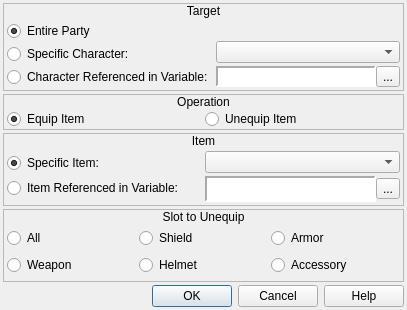
<?xml version="1.0" encoding="UTF-8"?>
<ui version="4.0">
 <class>ConfigureEvent_ChangeEquippedItems</class>
 <widget class="QDialog" name="ConfigureEvent_ChangeEquippedItems">
  <property name="geometry">
   <rect>
    <x>0</x>
    <y>0</y>
    <width>407</width>
    <height>310</height>
   </rect>
  </property>
  <property name="windowTitle">
   <string>Change Equipped Items</string>
  </property>
  <property name="windowIcon">
   <iconset resource="gui_icons.qrc">
    <normaloff>:/icons/openrpgmaker.png</normaloff>:/icons/openrpgmaker.png</iconset>
  </property>
  <property name="styleSheet">
   <string notr="true">.QFrame
{
	border-width: 1px;
	border-style: solid;
	border-color: palette(window-text);
}

.QFrame&gt;QLabel
{
	border-width: 0px;
	background-color: palette(window-text);
	color: palette(window);
	font-weight: bold;
}

.QFrame&gt;QCheckBox
{
	background-color: palette(window-text);
	border-width: 0px;
	border-style: none;
	color: palette(window);
	spacing: 3px;
	font-weight: bold;
	padding: 0px 0px 0px 3px;
}

.QFrame&gt;QCheckBox::indicator
{
	min-width: 8px;
	max-width: 8px;
	min-height: 8px;
	max-height: 8px;
	width: 8px;
	height: 8px;
	border-width: 2px;
	border-radius: 0px;
	border-style: ridge;
	border-color: palette(mid);
}

.QFrame&gt;QCheckBox::indicator:unchecked
{
	background-color: palette(base);
}

.QFrame&gt;QCheckBox::indicator:checked
{
	background-color: palette(window-text);
}

.QFrame&gt;QCheckBox::indicator:hover
{
	border-color: palette(highlight);
}</string>
  </property>
  <layout class="QVBoxLayout" name="verticalLayout_12">
   <property name="spacing">
    <number>3</number>
   </property>
   <property name="margin">
    <number>3</number>
   </property>
   <item>
    <widget class="QFrame" name="frame">
     <property name="sizePolicy">
      <sizepolicy hsizetype="Preferred" vsizetype="Fixed">
       <horstretch>0</horstretch>
       <verstretch>0</verstretch>
      </sizepolicy>
     </property>
     <property name="frameShape">
      <enum>QFrame::StyledPanel</enum>
     </property>
     <property name="frameShadow">
      <enum>QFrame::Raised</enum>
     </property>
     <layout class="QVBoxLayout" name="verticalLayout">
      <property name="spacing">
       <number>0</number>
      </property>
      <property name="margin">
       <number>0</number>
      </property>
      <item>
       <widget class="QLabel" name="label">
        <property name="sizePolicy">
         <sizepolicy hsizetype="Preferred" vsizetype="Fixed">
          <horstretch>0</horstretch>
          <verstretch>0</verstretch>
         </sizepolicy>
        </property>
        <property name="text">
         <string>Target</string>
        </property>
        <property name="alignment">
         <set>Qt::AlignCenter</set>
        </property>
       </widget>
      </item>
      <item>
       <widget class="QWidget" name="widget" native="true">
        <layout class="QHBoxLayout" name="horizontalLayout">
         <property name="spacing">
          <number>3</number>
         </property>
         <property name="margin">
          <number>3</number>
         </property>
         <item>
          <widget class="QWidget" name="widget_11" native="true">
           <layout class="QVBoxLayout" name="verticalLayout_2">
            <property name="spacing">
             <number>3</number>
            </property>
            <property name="margin">
             <number>0</number>
            </property>
            <item>
             <widget class="QRadioButton" name="rbEntireParty">
              <property name="text">
               <string>Entire Party</string>
              </property>
              <property name="checked">
               <bool>true</bool>
              </property>
             </widget>
            </item>
            <item>
             <widget class="QRadioButton" name="rbSpecificCharacter">
              <property name="text">
               <string>Specific Character:</string>
              </property>
             </widget>
            </item>
            <item>
             <widget class="QRadioButton" name="rbReferencedCharacter">
              <property name="text">
               <string>Character Referenced in Variable:</string>
              </property>
             </widget>
            </item>
           </layout>
          </widget>
         </item>
         <item>
          <widget class="QWidget" name="widget_2" native="true">
           <layout class="QVBoxLayout" name="verticalLayout_3">
            <property name="spacing">
             <number>3</number>
            </property>
            <property name="margin">
             <number>0</number>
            </property>
            <item>
             <widget class="QWidget" name="widget_3" native="true"/>
            </item>
            <item>
             <widget class="QComboBox" name="cboxCharacters"/>
            </item>
            <item>
             <widget class="QWidget" name="wCharacterVariable" native="true">
              <layout class="QHBoxLayout" name="horizontalLayout_36">
               <property name="spacing">
                <number>0</number>
               </property>
               <property name="margin">
                <number>0</number>
               </property>
               <item>
                <widget class="QLabel" name="lblCharacterVariable">
                 <property name="sizePolicy">
                  <sizepolicy hsizetype="Preferred" vsizetype="Preferred">
                   <horstretch>0</horstretch>
                   <verstretch>0</verstretch>
                  </sizepolicy>
                 </property>
                 <property name="minimumSize">
                  <size>
                   <width>150</width>
                   <height>0</height>
                  </size>
                 </property>
                 <property name="font">
                  <font>
                   <family>Monospace</family>
                  </font>
                 </property>
                 <property name="styleSheet">
                  <string notr="true">background-color: palette(base);</string>
                 </property>
                 <property name="frameShape">
                  <enum>QFrame::Panel</enum>
                 </property>
                 <property name="frameShadow">
                  <enum>QFrame::Sunken</enum>
                 </property>
                 <property name="lineWidth">
                  <number>2</number>
                 </property>
                 <property name="text">
                  <string/>
                 </property>
                </widget>
               </item>
               <item>
                <widget class="QToolButton" name="bBrowseCharacterVariables">
                 <property name="text">
                  <string>...</string>
                 </property>
                 <property name="icon">
                  <iconset resource="gui_icons.qrc">
                   <normaloff>:/icons/fileopen.png</normaloff>:/icons/fileopen.png</iconset>
                 </property>
                </widget>
               </item>
              </layout>
             </widget>
            </item>
           </layout>
          </widget>
         </item>
        </layout>
       </widget>
      </item>
     </layout>
    </widget>
   </item>
   <item>
    <widget class="QFrame" name="frame_3">
     <property name="sizePolicy">
      <sizepolicy hsizetype="Preferred" vsizetype="Fixed">
       <horstretch>0</horstretch>
       <verstretch>0</verstretch>
      </sizepolicy>
     </property>
     <property name="frameShape">
      <enum>QFrame::StyledPanel</enum>
     </property>
     <property name="frameShadow">
      <enum>QFrame::Raised</enum>
     </property>
     <layout class="QVBoxLayout" name="verticalLayout_8">
      <property name="spacing">
       <number>0</number>
      </property>
      <property name="margin">
       <number>0</number>
      </property>
      <item>
       <widget class="QLabel" name="label_3">
        <property name="sizePolicy">
         <sizepolicy hsizetype="Preferred" vsizetype="Fixed">
          <horstretch>0</horstretch>
          <verstretch>0</verstretch>
         </sizepolicy>
        </property>
        <property name="text">
         <string>Operation</string>
        </property>
        <property name="alignment">
         <set>Qt::AlignCenter</set>
        </property>
       </widget>
      </item>
      <item>
       <widget class="QWidget" name="widget_5" native="true">
        <layout class="QHBoxLayout" name="horizontalLayout_3">
         <property name="spacing">
          <number>3</number>
         </property>
         <property name="leftMargin">
          <number>3</number>
         </property>
         <property name="topMargin">
          <number>0</number>
         </property>
         <property name="rightMargin">
          <number>3</number>
         </property>
         <property name="bottomMargin">
          <number>0</number>
         </property>
         <item>
          <widget class="QRadioButton" name="rbEquipItem">
           <property name="text">
            <string>Equip Item</string>
           </property>
           <property name="checked">
            <bool>true</bool>
           </property>
          </widget>
         </item>
         <item>
          <widget class="QRadioButton" name="rbUnequipItem">
           <property name="text">
            <string>Unequip Item</string>
           </property>
          </widget>
         </item>
        </layout>
       </widget>
      </item>
     </layout>
    </widget>
   </item>
   <item>
    <widget class="QFrame" name="frmItem">
     <property name="frameShape">
      <enum>QFrame::StyledPanel</enum>
     </property>
     <property name="frameShadow">
      <enum>QFrame::Raised</enum>
     </property>
     <layout class="QVBoxLayout" name="verticalLayout_4">
      <property name="spacing">
       <number>0</number>
      </property>
      <property name="margin">
       <number>0</number>
      </property>
      <item>
       <widget class="QLabel" name="label_2">
        <property name="sizePolicy">
         <sizepolicy hsizetype="Preferred" vsizetype="Fixed">
          <horstretch>0</horstretch>
          <verstretch>0</verstretch>
         </sizepolicy>
        </property>
        <property name="text">
         <string>Item</string>
        </property>
        <property name="alignment">
         <set>Qt::AlignCenter</set>
        </property>
       </widget>
      </item>
      <item>
       <widget class="QWidget" name="widget_4" native="true">
        <layout class="QHBoxLayout" name="horizontalLayout_2">
         <property name="spacing">
          <number>3</number>
         </property>
         <property name="margin">
          <number>3</number>
         </property>
         <item>
          <widget class="QWidget" name="widget_15" native="true">
           <layout class="QVBoxLayout" name="verticalLayout_5">
            <property name="spacing">
             <number>3</number>
            </property>
            <property name="margin">
             <number>0</number>
            </property>
            <item>
             <widget class="QRadioButton" name="rbSpecificItem">
              <property name="sizePolicy">
               <sizepolicy hsizetype="Fixed" vsizetype="Fixed">
                <horstretch>0</horstretch>
                <verstretch>0</verstretch>
               </sizepolicy>
              </property>
              <property name="text">
               <string>Specific Item:</string>
              </property>
              <property name="checked">
               <bool>true</bool>
              </property>
             </widget>
            </item>
            <item>
             <widget class="QRadioButton" name="rbReferencedItem">
              <property name="sizePolicy">
               <sizepolicy hsizetype="Fixed" vsizetype="Fixed">
                <horstretch>0</horstretch>
                <verstretch>0</verstretch>
               </sizepolicy>
              </property>
              <property name="text">
               <string>Item Referenced in Variable:</string>
              </property>
             </widget>
            </item>
           </layout>
          </widget>
         </item>
         <item>
          <widget class="QWidget" name="widget_12" native="true">
           <layout class="QVBoxLayout" name="verticalLayout_6">
            <property name="spacing">
             <number>3</number>
            </property>
            <property name="margin">
             <number>0</number>
            </property>
            <item>
             <widget class="QComboBox" name="cboxItems"/>
            </item>
            <item>
             <widget class="QWidget" name="wItemVariable" native="true">
              <layout class="QHBoxLayout" name="horizontalLayout_37">
               <property name="spacing">
                <number>0</number>
               </property>
               <property name="margin">
                <number>0</number>
               </property>
               <item>
                <widget class="QLabel" name="lblItemVariable">
                 <property name="sizePolicy">
                  <sizepolicy hsizetype="Preferred" vsizetype="Preferred">
                   <horstretch>0</horstretch>
                   <verstretch>0</verstretch>
                  </sizepolicy>
                 </property>
                 <property name="minimumSize">
                  <size>
                   <width>150</width>
                   <height>0</height>
                  </size>
                 </property>
                 <property name="font">
                  <font>
                   <family>Monospace</family>
                  </font>
                 </property>
                 <property name="styleSheet">
                  <string notr="true">background-color: palette(base);</string>
                 </property>
                 <property name="frameShape">
                  <enum>QFrame::Panel</enum>
                 </property>
                 <property name="frameShadow">
                  <enum>QFrame::Sunken</enum>
                 </property>
                 <property name="lineWidth">
                  <number>2</number>
                 </property>
                 <property name="text">
                  <string/>
                 </property>
                </widget>
               </item>
               <item>
                <widget class="QToolButton" name="bBrowseItemVariables">
                 <property name="text">
                  <string>...</string>
                 </property>
                 <property name="icon">
                  <iconset resource="gui_icons.qrc">
                   <normaloff>:/icons/fileopen.png</normaloff>:/icons/fileopen.png</iconset>
                 </property>
                </widget>
               </item>
              </layout>
             </widget>
            </item>
           </layout>
          </widget>
         </item>
        </layout>
       </widget>
      </item>
     </layout>
    </widget>
   </item>
   <item>
    <widget class="QFrame" name="frmUnequipSlot">
     <property name="frameShape">
      <enum>QFrame::StyledPanel</enum>
     </property>
     <property name="frameShadow">
      <enum>QFrame::Raised</enum>
     </property>
     <layout class="QVBoxLayout" name="verticalLayout_7">
      <property name="spacing">
       <number>0</number>
      </property>
      <property name="margin">
       <number>0</number>
      </property>
      <item>
       <widget class="QLabel" name="label_4">
        <property name="sizePolicy">
         <sizepolicy hsizetype="Preferred" vsizetype="Fixed">
          <horstretch>0</horstretch>
          <verstretch>0</verstretch>
         </sizepolicy>
        </property>
        <property name="text">
         <string>Slot to Unequip</string>
        </property>
        <property name="alignment">
         <set>Qt::AlignCenter</set>
        </property>
       </widget>
      </item>
      <item>
       <widget class="QWidget" name="widget_6" native="true">
        <layout class="QHBoxLayout" name="horizontalLayout_4">
         <property name="spacing">
          <number>3</number>
         </property>
         <property name="leftMargin">
          <number>3</number>
         </property>
         <property name="topMargin">
          <number>0</number>
         </property>
         <property name="rightMargin">
          <number>3</number>
         </property>
         <property name="bottomMargin">
          <number>0</number>
         </property>
         <item>
          <layout class="QVBoxLayout" name="verticalLayout_9">
           <property name="spacing">
            <number>3</number>
           </property>
           <item>
            <widget class="QRadioButton" name="rbAll">
             <property name="text">
              <string>All</string>
             </property>
            </widget>
           </item>
           <item>
            <widget class="QRadioButton" name="rbWeapon">
             <property name="text">
              <string>Weapon</string>
             </property>
            </widget>
           </item>
          </layout>
         </item>
         <item>
          <layout class="QVBoxLayout" name="verticalLayout_10">
           <property name="spacing">
            <number>3</number>
           </property>
           <item>
            <widget class="QRadioButton" name="rbShield">
             <property name="text">
              <string>Shield</string>
             </property>
            </widget>
           </item>
           <item>
            <widget class="QRadioButton" name="rbHelmet">
             <property name="text">
              <string>Helmet</string>
             </property>
            </widget>
           </item>
          </layout>
         </item>
         <item>
          <layout class="QVBoxLayout" name="verticalLayout_11">
           <property name="spacing">
            <number>3</number>
           </property>
           <item>
            <widget class="QRadioButton" name="rbArmor">
             <property name="text">
              <string>Armor</string>
             </property>
            </widget>
           </item>
           <item>
            <widget class="QRadioButton" name="rbAccessory">
             <property name="text">
              <string>Accessory</string>
             </property>
            </widget>
           </item>
          </layout>
         </item>
        </layout>
       </widget>
      </item>
     </layout>
    </widget>
   </item>
   <item>
    <widget class="QDialogButtonBox" name="buttonBox">
     <property name="orientation">
      <enum>Qt::Horizontal</enum>
     </property>
     <property name="standardButtons">
      <set>QDialogButtonBox::Cancel|QDialogButtonBox::Help|QDialogButtonBox::Ok</set>
     </property>
    </widget>
   </item>
  </layout>
 </widget>
 <resources>
  <include location="gui_icons.qrc"/>
 </resources>
 <connections>
  <connection>
   <sender>buttonBox</sender>
   <signal>accepted()</signal>
   <receiver>ConfigureEvent_ChangeEquippedItems</receiver>
   <slot>accept()</slot>
   <hints>
    <hint type="sourcelabel">
     <x>248</x>
     <y>254</y>
    </hint>
    <hint type="destinationlabel">
     <x>157</x>
     <y>274</y>
    </hint>
   </hints>
  </connection>
  <connection>
   <sender>buttonBox</sender>
   <signal>rejected()</signal>
   <receiver>ConfigureEvent_ChangeEquippedItems</receiver>
   <slot>reject()</slot>
   <hints>
    <hint type="sourcelabel">
     <x>316</x>
     <y>260</y>
    </hint>
    <hint type="destinationlabel">
     <x>286</x>
     <y>274</y>
    </hint>
   </hints>
  </connection>
 </connections>
</ui>
